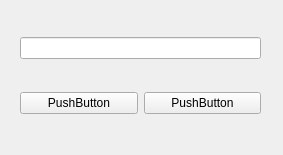
<?xml version="1.0" encoding="UTF-8"?>
<ui version="4.0">
 <class>MainWindow</class>
 <widget class="QMainWindow" name="MainWindow">
  <property name="geometry">
   <rect>
    <x>0</x>
    <y>0</y>
    <width>283</width>
    <height>155</height>
   </rect>
  </property>
  <property name="windowTitle">
   <string>MainWindow</string>
  </property>
  <widget class="QWidget" name="centralwidget">
   <widget class="QWidget" name="verticalLayoutWidget">
    <property name="geometry">
     <rect>
      <x>20</x>
      <y>10</y>
      <width>241</width>
      <height>131</height>
     </rect>
    </property>
    <layout class="QVBoxLayout" name="verticalLayout">
     <item>
      <widget class="QLineEdit" name="NamelineEdit"/>
     </item>
     <item>
      <layout class="QHBoxLayout" name="horizontalLayout">
       <item>
        <widget class="QPushButton" name="OkpushButton">
         <property name="text">
          <string>PushButton</string>
         </property>
        </widget>
       </item>
       <item>
        <widget class="QPushButton" name="CancelpushButton">
         <property name="text">
          <string>PushButton</string>
         </property>
        </widget>
       </item>
      </layout>
     </item>
    </layout>
   </widget>
  </widget>
 </widget>
 <resources/>
 <connections/>
</ui>
